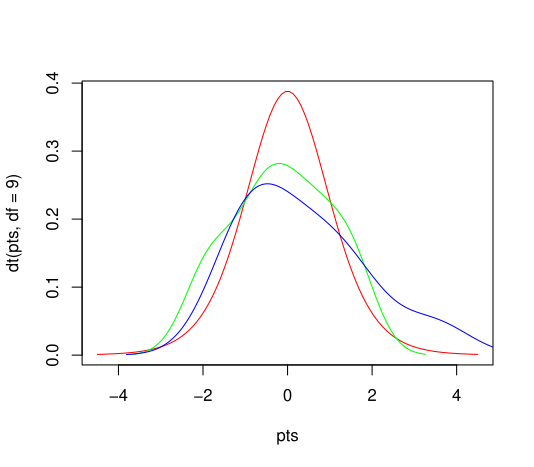

The R source for this figure:
# Author: Rahnie Riggins, Date: 10/21/2025; Purpose: calculate T-test

# Create some dummy dataset for 2 variables

x = rnorm(10)
y = rnorm(10)

#Create a density plot
pts = seq(-4.5,4.5,length=100)
plot(pts,dt(pts,df=9),col='red',type='l')
lines(density(x),col='green')
lines(density(y),col='blue')
#calculate T test
ttest=t.test(x,y)


Welch Two Sample t-test

data:  x and y
t = -0.83006, df = 17.222, p-value = 0.4179
alternative hypothesis: true difference in means is not equal to 0
95 percent confidence interval:
  -1.7753784  0.7721323
sample estimates:
  mean of x  mean of y 
-0.1326992  0.3689238 
